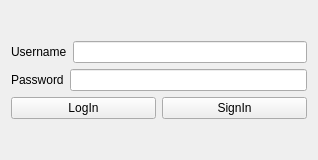
<?xml version="1.0" encoding="UTF-8"?>
<ui version="4.0">
 <class>LogInWindow</class>
 <widget class="QMainWindow" name="LogInWindow">
  <property name="geometry">
   <rect>
    <x>0</x>
    <y>0</y>
    <width>318</width>
    <height>160</height>
   </rect>
  </property>
  <property name="windowTitle">
   <string>LogInWindow</string>
  </property>
  <widget class="QWidget" name="centralWidget">
   <layout class="QVBoxLayout" name="verticalLayout_2">
    <item>
     <layout class="QVBoxLayout" name="verticalLayout">
      <item>
       <layout class="QHBoxLayout" name="horizontalLayout">
        <item>
         <widget class="QLabel" name="labelUsername">
          <property name="text">
           <string>Username</string>
          </property>
         </widget>
        </item>
        <item>
         <widget class="QLineEdit" name="lineEditUsername"/>
        </item>
       </layout>
      </item>
      <item>
       <layout class="QHBoxLayout" name="horizontalLayout_2">
        <item>
         <widget class="QLabel" name="labelPassword">
          <property name="text">
           <string>Password</string>
          </property>
         </widget>
        </item>
        <item>
         <widget class="QLineEdit" name="lineEditPassword"/>
        </item>
       </layout>
      </item>
      <item>
       <layout class="QHBoxLayout" name="horizontalLayout_3">
        <item>
         <widget class="QPushButton" name="pushButtonLogIn">
          <property name="text">
           <string>LogIn</string>
          </property>
         </widget>
        </item>
        <item>
         <widget class="QPushButton" name="pushButtonSignIn">
          <property name="text">
           <string>SignIn</string>
          </property>
         </widget>
        </item>
       </layout>
      </item>
     </layout>
    </item>
   </layout>
  </widget>
 </widget>
 <layoutdefault spacing="6" margin="11"/>
 <resources/>
 <connections/>
</ui>
